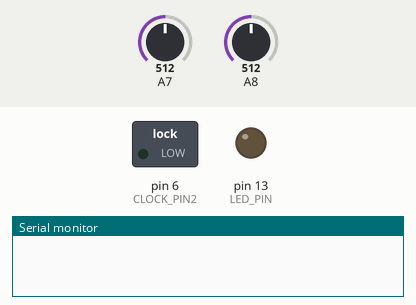
Simulated run of this sketch. Board: Teensy 4. Parts: switched loads named in the sketch (green lamp = pin HIGH), output pins drawn as LEDs (lit = HIGH), the last lines printed to the serial monitor. Dashed ring = blinking. The inputs (shaded band) are chosen by the test bench; at power-on: A7 = 512, A8 = 512 (analog values on the 0–1023 scale). Pins used as bus, display or sensor lines are not drawn.

Above: at 0.1 s.
At 3.2 s:
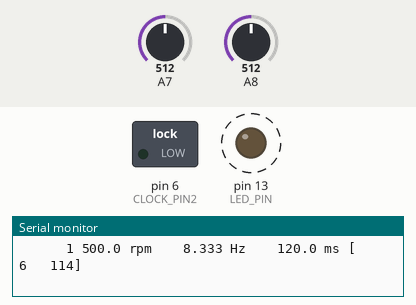
3.3 s: A7 set to 576
6.3 s: A7 set to 593
9.3 s: A8 set to 435
12.3 s: A8 set to 417
Timing chart, 0 to 16.3 s (numbered marks = the images above; inputs shaded):
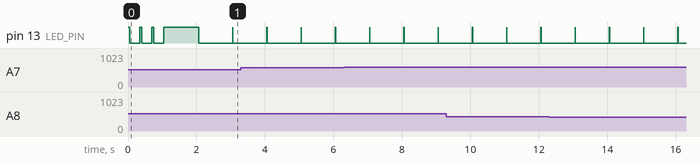

The sketch:

ds_strobe_tach.ino
```cpp
// Use Teensy as a 2 MHz clock source
// See PWM and resolution at https://www.pjrc.com/teensy/td_pulse.html
// be sure to use PWM-able pins 3 4 5 6 9... on T3.x

#define HWSERIAL Serial1
#define CONSOLE  Serial                 // USB port debug console (IDE)
#define E        echoString             // my little print shortcut

/////////////////////////////////////////////////////////////////////////////////////
const String VERSION_NUM = "1.0.0";     // release version
const bool PRINT_FLAG = 1;              // enable print of streaming data (in echoString)
const bool HWSERIAL_FLAG = 0;           // send msgs to hardware serial port
const bool CONSOLE_FLAG = 1;            // send msgs to standard USB output port
/////////////////////////////////////////////////////////////////////////////////////

byte CLOCK_PIN = 5;
byte CLOCK_PIN2 = 6;
byte LED_PIN = 13;
int ch_coarse = A7;
int ch_fine = A8;
const float MAX_VAL_ANALOG = 65535.0;
const float MAX_RPM = 1000;              // sets range of adjustment
// intervals for various timed events
const uint32_t SENSORS_INTERVAL = 100;      // ms
const uint32_t PRINT_INTERVAL = 200;        // ms
const uint32_t LED_INTERVAL = 1000;         // ms
char msg[80];
float f_freq = 1.00;     // very slow
float f_rpm = f_freq * 60;
int t_on;
int t_off;
int t0;
bool clock_flag = 0;
// timer variables
elapsedMillis since_sensors = 0;        // ms
elapsedMillis since_print = 0;          // ms
elapsedMillis since_led = 0;            // ms
elapsedMillis since_pulse = 0;          // ms

void setup() {
    pinMode(CLOCK_PIN, OUTPUT);
    pinMode(CLOCK_PIN2, OUTPUT);
    pinMode(LED_PIN, OUTPUT);
    for (int i=0; i<3; i++) {
        digitalWrite(LED_PIN, HIGH);   // turn the LED on (HIGH is the voltage level)
        digitalWrite(CLOCK_PIN, HIGH);   // turn the LED on (HIGH is the voltage level)
        delay(50);               // wait for a time
        digitalWrite(LED_PIN, LOW);    // turn the LED off by making the voltage LOW
        digitalWrite(CLOCK_PIN, LOW);    // turn the LED off by making the voltage LOW
        delay(300);               // wait for a time
    }
    digitalWrite(LED_PIN,1);
    analogWriteFrequency(CLOCK_PIN, 50000);	// set PWM freq
    analogReadResolution(16);
    analogWriteResolution(8);  //

    analogWrite(CLOCK_PIN,127);    // 50%
    delay(250);
    analogWrite(CLOCK_PIN,255);    // 50%
    delay(250);
    analogWrite(CLOCK_PIN,10);    // 50%
    delay(250);
    analogWrite(CLOCK_PIN,0);    // 0%
    delay(250);

    E("Strobe Tachometer \n");
    E("Version " + VERSION_NUM + "\n");
    t0 = millis();
}

// --- main loop --------------------------------------------------------------------------------
void loop() {
    static float v_coarse = 0;
    static float v_fine   = 0;
    float f_period;
    // get next sensor readings set
    static float f_rpm_prev = 0;
    if (since_sensors >= SENSORS_INTERVAL) {
        since_sensors = 0;

        v_coarse = (MAX_RPM*(float)readPot(ch_coarse) / MAX_VAL_ANALOG);
        v_fine   =  (MAX_RPM/10*(float)readPot(ch_fine) / MAX_VAL_ANALOG - MAX_RPM/10/2);
        f_rpm_prev = f_rpm;
        f_rpm = (float)(int)(v_coarse + v_fine);
        if (f_rpm < 10.0) f_rpm = 10.0;
        f_freq = f_rpm/60.0;
        f_period = 1 / f_freq * 1000;
        static float duty_cycle = 0.05;             // 0.10 = 10%
        if (abs(f_rpm - f_rpm_prev) > 0) {
            t_on = (int)(duty_cycle * f_period);           // in msec
            t_off = (int)((1.0 - duty_cycle) * f_period);
        }
    }

    if (since_print >= PRINT_INTERVAL) {
        since_print = 0;
        //sprintf(msg, "  %6.1frpm %6.2fHz  C=%5.1f F=%5.1f\n",f_rpm, f_freq, v_coarse, v_fine);
        sprintf(msg, "  %5d %3.1f rpm   %6.3f Hz  %7.1f ms [%5u %5u]\n", (millis()-t0)/1000, f_rpm, f_freq, f_period, t_on, t_off);
        E(msg);
    }

    if (since_led >= LED_INTERVAL) {
        since_led = 0;
        digitalWriteFast(LED_PIN, 1);
    }

    if (since_led >= 10) {  // turn off led after N ms (brief flash)
        if (digitalReadFast(LED_PIN) != 0) {
            digitalWriteFast(LED_PIN, 0);
        }
    }

    if (since_pulse >= (t_on + t_off)) {
        since_pulse = 0;
        if (clock_flag == 0) {
            digitalWriteFast(CLOCK_PIN,1);
            clock_flag = 1;
        }
    }
    if (since_pulse >= t_on) {
        if (clock_flag == 1) {
            digitalWriteFast(CLOCK_PIN,0);
            clock_flag = 0;
        }
    }
    delayMicroseconds(200);
}

// -- functions -----------------------------------------------------------------------------

/// read potentiometer
uint16_t readPot(uint8_t ch) {
    uint8_t num_readings = 8;
    uint8_t t_delay_us = 10;
    uint16_t val = readAndAverage(ch, num_readings, t_delay_us);
    return val;
}

/// read N times and average at interval t
uint16_t readAndAverage(uint8_t ch, uint8_t N, uint8_t t_us) {
    int32_t val;
    int32_t val_sum = 0;
    // average N readings
    for (uint8_t i = 0; i < N; i++) {
        val = analogRead(ch);
        val_sum += val;
        delayMicroseconds(t_us);
    }
    return (uint16_t)(val_sum / N);
}


/// Output text string to either or both serial ports: hardware serial, USB serial
void echoString(String str) {
    // prints msg to selected port(s)
    if (PRINT_FLAG) {
        if (CONSOLE_FLAG) CONSOLE.print(str);    // print to console
        if (HWSERIAL_FLAG) HWSERIAL.print(str);  // print to HW serial port
    }
}


/// EOF
```

Measured:
- by itself, pin 13 (LED_PIN): alternates HIGH for 0.01 s and LOW for 0.99 s
